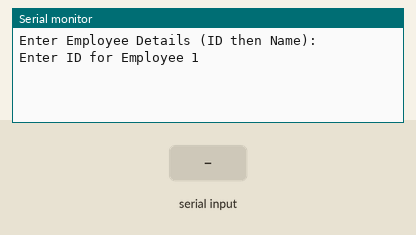
A sketch run on a simulated Arduino Uno, built with avr-gcc and run on an emulated ATmega328P. Parts: the last lines printed to the serial monitor. Inputs (shaded band) come from the test bench.

Above: at 1.2 s.
1.3 s: "90,45\n" received over Serial
At 1.7 s:
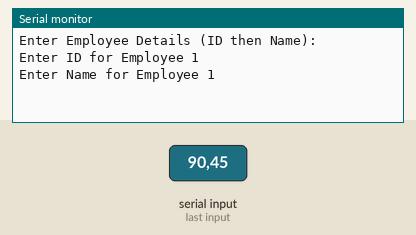
2.8 s: "30,150\n" received over Serial
At 4.0 s:
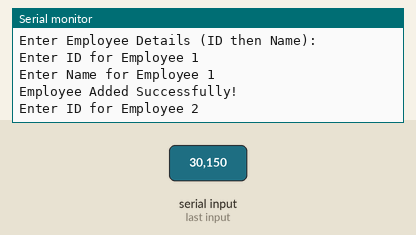
4.3 s: "90\n" received over Serial
At 5.3 s:
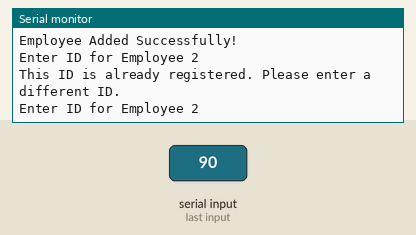

Measured:
- after the input at 1.3 s, the serial monitor: prints a new line at once (image 1)
- after the input at 2.8 s, the serial monitor: prints a new line at once (image 2)
- after the input at 4.3 s, the serial monitor: prints a new line at once (image 3)

The sketch:

Fingerprint.ino
```cpp
#define MAX_EMPLOYEE_NUMBER 3  // Maximum employees

typedef struct {
  String name;
  int id;
  bool assigned;
} EMPLOYEE;

EMPLOYEE employeestruct[MAX_EMPLOYEE_NUMBER];  // Array of employee structures

void setup() {
  Serial.begin(115200);
  Serial.println("Enter Employee Details (ID then Name):");
}

void loop() {
  for (int i = 0; i < MAX_EMPLOYEE_NUMBER; i++) {
    Serial.print("Enter ID for Employee "); Serial.println(i + 1);
    while (!Serial.available());  // Wait for input
    int tempID = Serial.readStringUntil('\n').toInt();  // Read ID

    // --- ID Duplication Check Using if-else ---
    bool idExists = false;
    for (int j = 0; j < i; j++) {  // Check WITH previous employees AS INDEX on the basis of i value.
      if (employeestruct[j].id == tempID) {
        idExists = true;
        break;
      }
    }

    if (idExists) {
      Serial.println("This ID is already registered. Please enter a different ID.");
      i--;  // Decrement i so taking input again using for loop for that employee otherwise no id is assigned for new employee

    }

    else {
      employeestruct[i].id = tempID;

      Serial.print("Enter Name for Employee "); Serial.println(i + 1);
      while (!Serial.available());  // Wait for input
      employeestruct[i].name = Serial.readStringUntil('\n');  // Read Name

      employeestruct[i].assigned = true;  // Mark as assigned
      Serial.println("Employee Added Successfully!\n");
    }
  }

  // --- Display Final Employee List ---
  Serial.println("Final Employee List:");
  for (int i = 0; i < MAX_EMPLOYEE_NUMBER; i++) {
    Serial.print("ID: "); Serial.print(employeestruct[i].id);
    Serial.print(", Name: "); Serial.println(employeestruct[i].name);
  }

  while (true);  // Stop execution after all employees are added
}
```
